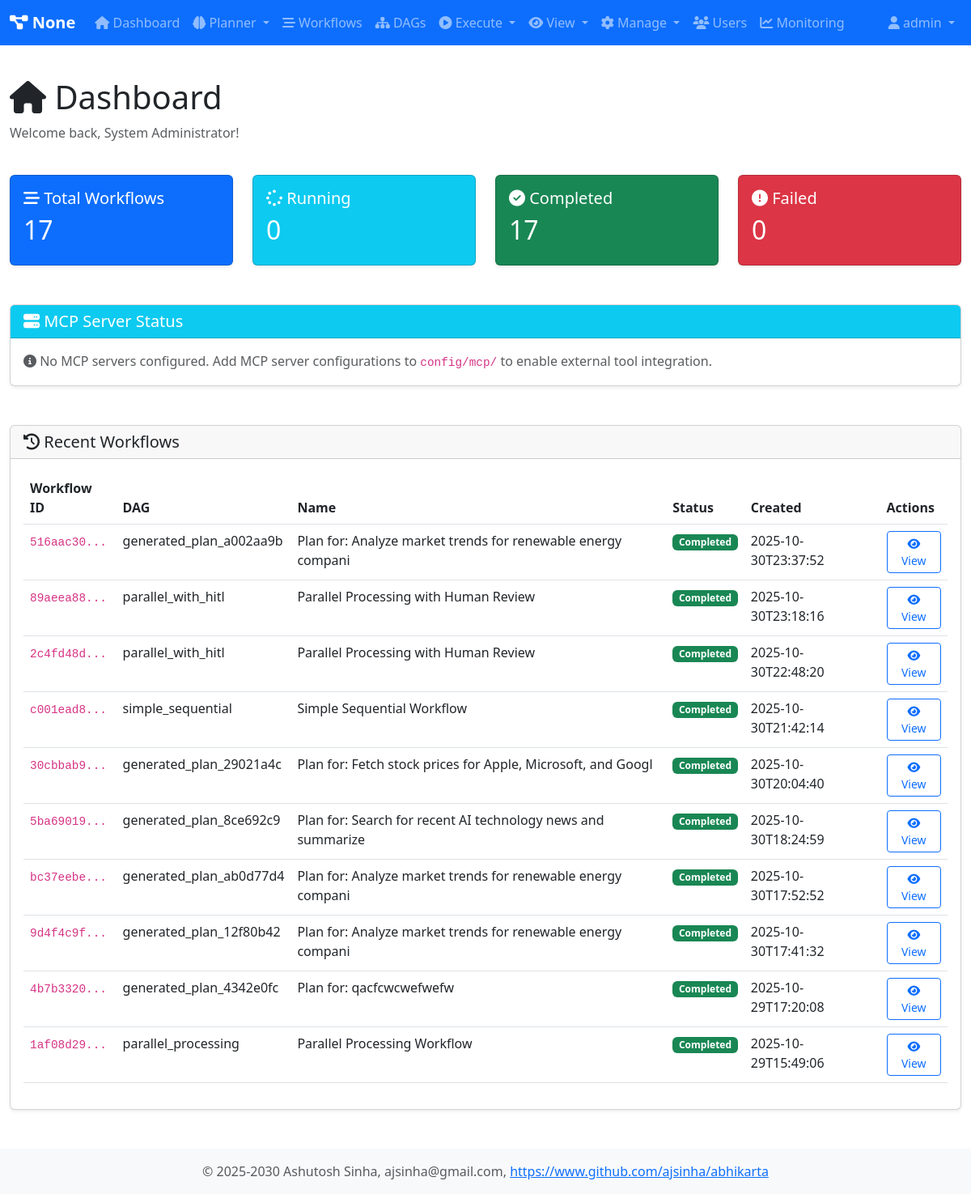
Screenshot of /dashboard (signed in) with the database file from the repository.
### tables this page shows
CREATE TABLE workflows (
                workflow_id TEXT PRIMARY KEY,
                dag_id TEXT NOT NULL,
                session_id TEXT,
                name TEXT,
                description TEXT,
                status TEXT DEFAULT 'pending',
                created_at TEXT DEFAULT CURRENT_TIMESTAMP,
                started_at TEXT,
                completed_at TEXT,
                created_by TEXT,
                graph_json TEXT,
                result TEXT,
                error TEXT
            );

### routes/dashboard_routes.py (the view)
        @self.app.route('/dashboard')
        @self.login_required
        def dashboard():
            user = self.user_registry.get_user(session['user_id'])
            stats = self.db_handler.get_workflow_statistics()
            total_workflows = stats['total']
            running_workflows = stats['running']
            completed_workflows = stats['completed']
            failed_workflows = stats['failed']
            recent_workflows = self.db_handler.get_recent_workflows(limit=10)
            pending_hitl_requests = self.db_handler.get_pending_hitl_requests()
            mcp_servers = self.tool_registry.get_mcp_servers_status()
            return render_template('dashboard.html',
                                 user=user,
                                 total_workflows=total_workflows,
                                 running_workflows=running_workflows,
                                 completed_workflows=completed_workflows,
                                 failed_workflows=failed_workflows,
                                 recent_workflows=recent_workflows,
                                 pending_hitl=len(pending_hitl_requests),
                                 mcp_servers=mcp_servers)

### core/user_registry.py (called while the page is built)
    def is_admin(self) -> bool:
        return self.role == 'admin'

    def get_user(self, user_id: str) -> Optional[User]:
        return self._users.get(user_id)

### db/database.py (called while the page is built)
    @contextmanager
    def get_connection(self):
        conn = None
        try:
            if self.db_type == 'sqlite':
                conn = sqlite3.connect(self.db_path)
                conn.row_factory = sqlite3.Row
            elif self.db_type == 'postgresql':
                import psycopg2
                import psycopg2.extras
                conn = psycopg2.connect(**self.pg_params)
                conn.cursor_factory = psycopg2.extras.RealDictCursor
            yield conn
            conn.commit()
        except Exception as e:
            if conn:
                conn.rollback()
            raise e
        finally:
            if conn:
                conn.close()

    def fetchone(self, query: str, params: Tuple = ()) -> Optional[Dict[str, Any]]:
        with self.get_connection() as conn:
            cursor = conn.cursor()
            cursor.execute(query, params)
            row = cursor.fetchone()
            return dict(row) if row else None

    def fetchall(self, query: str, params: Tuple = ()) -> List[Dict[str, Any]]:
        with self.get_connection() as conn:
            cursor = conn.cursor()
            cursor.execute(query, params)
            rows = cursor.fetchall()
            return [dict(row) for row in rows]

### db/database_call_handler.py (called while the page is built)
    def get_recent_workflows(self, limit: int = 10) -> List[Dict[str, Any]]:
        return self.workflow.get_recent_workflows(limit)

    def get_workflow_statistics(self) -> Dict[str, int]:
        return self.workflow.get_workflow_statistics()

    def get_pending_hitl_requests(self) -> List[Dict[str, Any]]:
        return self.hitl.get_pending_hitl_requests()

### db/database_handler_hitl.py (called while the page is built)
    def get_pending_hitl_requests(self) -> List[Dict[str, Any]]:
        return self.db.fetchall(
            "SELECT * FROM hitl_requests WHERE status = 'pending' ORDER BY created_at ASC"
        )

### db/database_handler_workflow.py (called while the page is built)
    def get_all_workflows(self, limit: Optional[int] = None, order_by: str = 'created_at DESC') -> List[Dict[str, Any]]:
        query = f"SELECT * FROM workflows ORDER BY {order_by}"
        if limit:
            query += f" LIMIT {limit}"
        return self.db.fetchall(query)

    def get_recent_workflows(self, limit: int = 10) -> List[Dict[str, Any]]:
        return self.get_all_workflows(limit=limit, order_by='created_at DESC')

### web/templates/dashboard.html (shortened to what this page needs)
{% extends "base.html" %}
{% block content %}
<div class="row mb-4">
    <div class="col">
        <h1><i class="fas fa-home"></i> Dashboard</h1>
        <p class="text-muted">Welcome back, {{ user.full_name }}!</p>
    </div>
</div>
<div class="row mb-4">
    <div class="col-md-3">
        <div class="card text-white bg-primary">
            <div class="card-body">
                <h5 class="card-title"><i class="fas fa-stream"></i> Total Workflows</h5>
                <h2>{{ total_workflows }}</h2>
            </div>
        </div>
    </div>
    <div class="col-md-3">
        <div class="card text-white bg-info">
            <div class="card-body">
                <h5 class="card-title"><i class="fas fa-spinner"></i> Running</h5>
                <h2>{{ running_workflows }}</h2>
            </div>
        </div>
    </div>
    <div class="col-md-3">
        <div class="card text-white bg-success">
            <div class="card-body">
                <h5 class="card-title"><i class="fas fa-check-circle"></i> Completed</h5>
                <h2>{{ completed_workflows }}</h2>
            </div>
        </div>
    </div>
    <div class="col-md-3">
        <div class="card text-white bg-danger">
            <div class="card-body">
                <h5 class="card-title"><i class="fas fa-exclamation-circle"></i> Failed</h5>
                <h2>{{ failed_workflows }}</h2>
            </div>
        </div>
    </div>
</div>
<div class="row mb-4">
    <div class="col-12">
        <div class="card">
            <div class="card-header bg-info text-white">
                <h5 class="mb-0"><i class="fas fa-server"></i> MCP Server Status</h5>
            </div>
            <div class="card-body">
                {% if mcp_servers %}
                <div class="row">
                    {% for server in mcp_servers %}
                    <div class="col-md-4 mb-3">
                        <div class="card border-{{ 'success' if server.status == 'online' else 'danger' }}">
                            <div class="card-body">
                                <div class="d-flex justify-content-between align-items-center mb-2">
                                    <h6 class="mb-0"><i class="fas fa-cube"></i> {{ server.name }}</h6>
                                    {% if server.status == 'online' %}
                                        <span class="badge bg-success"><i class="fas fa-check-circle"></i> Online</span>
                                    {% else %}
                                        <span class="badge bg-danger"><i class="fas fa-times-circle"></i> Offline</span>
                                    {% endif %}
                                </div>
                                <p class="small text-muted mb-2">
                                    <i class="fas fa-link"></i> {{ server.url }}
                                </p>
                                <div class="small">
                                    <strong>Tools:</strong> {{ server.tool_count }}
                                    {% if server.status == 'online' %}
                                        <br><strong>Response Time:</strong> {{ server.response_time }}ms
                                    {% endif %}
                                </div>
                            </div>
                        </div>
                    </div>
                    {% endfor %}
                </div>
                <div class="text-end">
                    <button class="btn btn-sm btn-outline-secondary" onclick="refreshMCPStatus()">
                        <i class="fas fa-sync-alt"></i> Refresh Status
                    </button>
                </div>
                {% else %}
                <p class="text-muted mb-0">
                    <i class="fas fa-info-circle"></i> No MCP servers configured.
                    Add MCP server configurations to <code>config/mcp/</code> to enable external tool integration.
                </p>
                {% endif %}
            </div>
        </div>
    </div>
</div>
<div class="row">
    <div class="col-12">
        <div class="card">
            <div class="card-header">
                <h5 class="mb-0"><i class="fas fa-history"></i> Recent Workflows</h5>
            </div>
            <div class="card-body">
                {% if recent_workflows %}
                <div class="table-responsive">
                    <table class="table table-hover">
                        <thead>
                            <tr>
                                <th>Workflow ID</th>
                                <th>DAG</th>
                                <th>Name</th>
                                <th>Status</th>
                                <th>Created</th>
                                <th>Actions</th>
                            </tr>
                        </thead>
                        <tbody>
                            {% for workflow in recent_workflows %}
                            <tr>
                                <td><code>{{ workflow.workflow_id[:8] }}...</code></td>
                                <td>{{ workflow.dag_id }}</td>
                                <td>{{ workflow.name or 'N/A' }}</td>
                                <td>
                                    {% if workflow.status == 'running' %}
                                        <span class="badge bg-info">Running</span>
                                    {% elif workflow.status == 'completed' %}
                                        <span class="badge bg-success">Completed</span>
                                    {% elif workflow.status == 'failed' %}
                                        <span class="badge bg-danger">Failed</span>
                                    {% else %}
                                        <span class="badge bg-secondary">{{ workflow.status }}</span>
                                    {% endif %}
                                </td>
                                <td>{{ workflow.created_at[:19] }}</td>
                                <td>
                                    <a href="{{ url_for('workflow_detail', workflow_id=workflow.workflow_id) }}"
                                       class="btn btn-sm btn-outline-primary">
                                        <i class="fas fa-eye"></i> View
                                    </a>
                                </td>
                            </tr>
                            {% endfor %}
                        </tbody>
                    </table>
                </div>
                {% else %}
                <p class="text-muted">No workflows yet. <a href="{{ url_for('dags') }}">Execute a DAG</a> to get started.</p>
                {% endif %}
            </div>
        </div>
    </div>
</div>
{% endblock %}

### web/templates/base.html (shortened to what this page needs)
<!DOCTYPE html>
<html lang="en">
<head>
    <link href="https://cdn.jsdelivr.net/npm/bootstrap@5.3.0/dist/css/bootstrap.min.css" rel="stylesheet">
    <link rel="stylesheet" href="https://cdnjs.cloudflare.com/ajax/libs/font-awesome/6.4.0/css/all.min.css">
    <link href="{{ url_for('static', filename='css/style.css') }}" rel="stylesheet">
</head>
<body>
    {% if user %}
    <nav class="navbar navbar-expand-lg navbar-dark bg-primary">
        <div class="container-fluid">
            <a class="navbar-brand" href="{{ url_for('dashboard') }}">
                <i class="fas fa-project-diagram"></i> {{ system_name }}
            </a>
            <div class="collapse navbar-collapse" id="navbarNav">
                <ul class="navbar-nav me-auto">
                    <li class="nav-item">
                        <a class="nav-link" href="{{ url_for('dashboard') }}">
                            <i class="fas fa-home"></i> Dashboard
                        </a>
                    </li>
                    <li class="nav-item dropdown">
                        <a class="nav-link dropdown-toggle" href="#" id="plannerDropdown" role="button" data-bs-toggle="dropdown">
                            <i class="fas fa-brain"></i> Planner
                        </a>
                    </li>
                    <li class="nav-item">
                        <a class="nav-link" href="{{ url_for('workflows') }}">
                            <i class="fas fa-stream"></i> Workflows
                        </a>
                    </li>
                    <li class="nav-item">
                        <a class="nav-link" href="{{ url_for('dags') }}">
                            <i class="fas fa-sitemap"></i> DAGs
                        </a>
                    </li>
                    <li class="nav-item dropdown">
                        <a class="nav-link dropdown-toggle" href="#" id="executeDropdown" role="button" data-bs-toggle="dropdown">
                            <i class="fas fa-play-circle"></i> Execute
                        </a>
                    </li>
                    <li class="nav-item dropdown">
                        <a class="nav-link dropdown-toggle" href="#" id="viewDropdown" role="button" data-bs-toggle="dropdown">
                            <i class="fas fa-eye"></i> View
                        </a>
                    </li>
                    <li class="nav-item dropdown">
                        <a class="nav-link dropdown-toggle" href="#" id="manageDropdown" role="button" data-bs-toggle="dropdown">
                            <i class="fas fa-cog"></i> Manage
                        </a>
                    </li>
                    {% if user.is_admin() %}
                    <li class="nav-item">
                        <a class="nav-link" href="{{ url_for('users') }}">
                            <i class="fas fa-users"></i> Users
                        </a>
                    </li>
                    <li class="nav-item">
                        <a class="nav-link" href="{{ url_for('monitoring_dashboard') }}">
                            <i class="fas fa-chart-line"></i> Monitoring
                        </a>
                    </li>
                    {% endif %}
                </ul>
                <ul class="navbar-nav">
                    <li class="nav-item dropdown">
                        <a class="nav-link dropdown-toggle" href="#" id="userDropdown" role="button" data-bs-toggle="dropdown">
                            <i class="fas fa-user"></i> {{ user.username }}
                        </a>
                    </li>
                </ul>
            </div>
        </div>
    </nav>
    {% endif %}
    <main class="container-fluid py-4">
        {% block content %}{% endblock %}
    </main>
    <footer class="footer mt-auto py-3 bg-light">
        <div class="container text-center">
            <span class="text-muted">© 2025-2030 Ashutosh Sinha, ajsinha@gmail.com,
                <a href="https://www.github.com/ajsinha/abhikarta" target="_blank">https://www.github.com/ajsinha/abhikarta</a>
            </span>
        </div>
    </footer>
</body>
</html>

### web/static/css/style.css (style rules this page uses)
body { min-height: 100vh; display: flex; flex-direction: column; }
main { flex: 1; }
.footer { margin-top: auto; }
.card { margin-bottom: 1.5rem; box-shadow: 0 0.125rem 0.25rem rgba(0,0,0,.075); }
code { font-size: 90%; }
.navbar-brand { font-weight: bold; }

### rows the page displays
workflows: workflow_id "516aac30", dag_id "generated_plan_a002aa9b", name "Plan for: Analyze market trends for renewable energy compani", status "Completed", created_at "2025-10-30T23:37:52"
workflows: workflow_id "89aeea88", dag_id "parallel_with_hitl", name "Parallel Processing with Human Review", status "Completed", created_at "2025-10-30T23:18:16"
workflows: workflow_id "2c4fd48d", dag_id "parallel_with_hitl", name "Parallel Processing with Human Review", status "Completed", created_at "2025-10-30T22:48:20"
workflows: workflow_id "c001ead8", dag_id "simple_sequential", name "Simple Sequential Workflow", status "Completed", created_at "2025-10-30T21:42:14"
workflows: workflow_id "30cbbab9", dag_id "generated_plan_29021a4c", name "Plan for: Fetch stock prices for Apple, Microsoft, and Googl", status "Completed", created_at "2025-10-30T20:04:40"
workflows: workflow_id "5ba69019", dag_id "generated_plan_8ce692c9", name "Plan for: Search for recent AI technology news and summarize", status "Completed", created_at "2025-10-30T18:24:59"
workflows: workflow_id "bc37eebe", dag_id "generated_plan_ab0d77d4", name "Plan for: Analyze market trends for renewable energy compani", status "Completed", created_at "2025-10-30T17:52:52"
workflows: workflow_id "9d4f4c9f", dag_id "generated_plan_12f80b42", name "Plan for: Analyze market trends for renewable energy compani", status "Completed", created_at "2025-10-30T17:41:32"
workflows: workflow_id "4b7b3320", dag_id "generated_plan_4342e0fc", name "Plan for: qacfcwcwefwefw", status "Completed", created_at "2025-10-29T17:20:08"
workflows: workflow_id "1af08d29", dag_id "parallel_processing", name "Parallel Processing Workflow", status "Completed", created_at "2025-10-29T15:49:06"

### other values shown
{{ system_name }} "None"
{{ user.username }} "admin"
{{ user.full_name }} "System Administrator"
{{ total_workflows }} "17"
{{ running_workflows }} "0"
{{ completed_workflows }} "17"
{{ failed_workflows }} "0"
